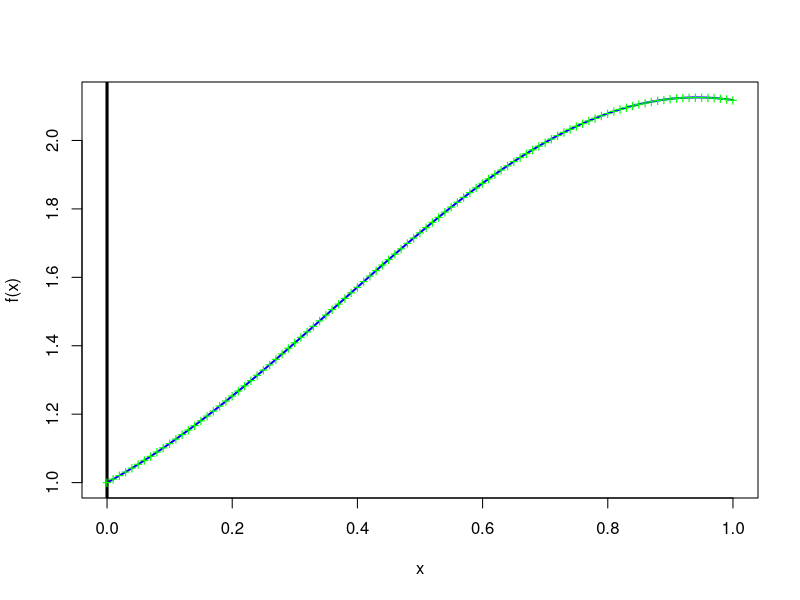

The R script that drew this image:
 f<-function(x){((1/2)*sin(2*x))-((1/3)*cos(3*x))+(4/3)}

# Esboçando o grafico
curve(f,0,1,col="blue",lwd=2)
abline(h=0,v=0,lwd=3)

require(pracma)
f<-function(x,y){cos(2*x)+sin(3*x)}
a<-0
b<-1
y0<-1
# numero de pontos da malha
n=100 # (b-a)/h

euler_a<-euler_heun(f,a,b,y0,n, improved =TRUE)
euler_a

points(euler_a$t,euler_a$y,pch="+",col="green")





